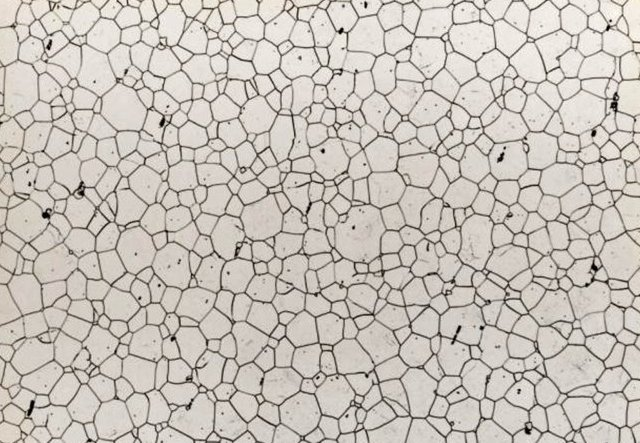
#> input picture images/grains/grains1.jpg, 640 x 443 px; its folder holds only this picture in this run
$ python 034a-grain_size_analysis_using_wateshed_segmentation_multiple_files.py
#> lines starting #> are read from the running program, lines starting #| are printed output that depends on the picture; after the words box and inside, x2 and y2 are one past the last pixel; in counts of white or black regions, pixels touching at a corner belong together
# https://www.youtube.com/watch?v=e69JGAtA5gA


"""
https://opencv-python-tutroals.readthedocs.io/en/latest/py_tutorials/py_imgproc/py_watershed/py_watershed.html

This code performs grain size distribution analysis and dumps results into a csv file.
It uses watershed segmentation for better segmentation.
Compare results to regular segmentation.
For multi file, so we add a bunch of for loops to cycle through images.
"""

import cv2
import numpy as np
from matplotlib import pyplot as plt
from scipy import ndimage
from skimage import measure, color, io


import glob
#The glob module finds all the pathnames
#matching a specified pattern according to the rules used by the Unix shell
#The glob.glob returns the list of files with their full path

pixels_to_um = 0.5 # 1 pixel = 500 nm (got this from the metadata of original image)
propList = ['Area',
                'equivalent_diameter', #Added... verify if it works
                'orientation', #Added, verify if it works. Angle btwn x-axis and major axis.
                'MajorAxisLength',
                'MinorAxisLength',
                'Perimeter',
                'MinIntensity',
                'MeanIntensity',
                'MaxIntensity']
output_file = open('D:/DS_python/Python-for-microscopists/images/grains/grain_measurements.csv', 'w')
output_file.write('FileName' + "," + 'Grain #'+ "," + "," + ",".join(propList) + '\n')
#join strings in array by commas. First column file name and 2nd column cell number
#then join all names in prop list with a comma before their name. The go to next line.
#This will be the first row in the cs file.
#Other rows will be filled by data generated later.

#select the path
path = "D:/DS_python/Python-for-microscopists/images/grains/*.jpg"
for file in glob.glob(path):
    print(file)     #just stop here to see all file names printed
    img1= cv2.imread(file)  #now, we can read each file since we have the full path
#> img1 is the input picture: shape (443, 640, 3); mean B, G, R 186.5, 194, 200.4

    img = cv2.cvtColor(img1,cv2.COLOR_BGR2GRAY)

#Threshold image to binary using OTSU. ALl thresholded pixels will be set to 255
    ret1, thresh = cv2.threshold(img, 0, 255, cv2.THRESH_BINARY+cv2.THRESH_OTSU)
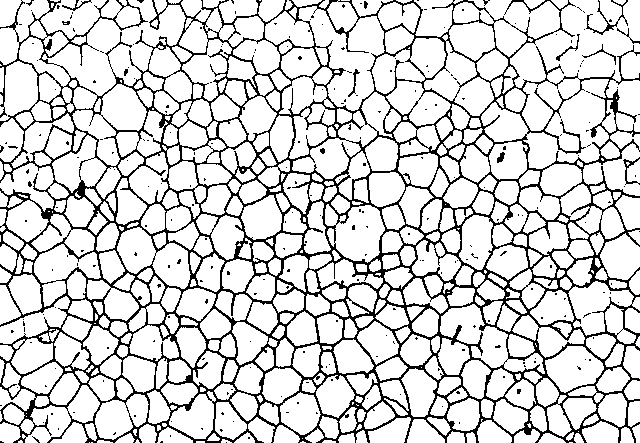
#> thresh: shape (443, 640); 83% white; black in thin lines or dots
#> ret1 = 165

# Morphological operations to remove small noise - opening
#To remove holes we can use closing
    kernel = np.ones((3,3),np.uint8)
    opening = cv2.morphologyEx(thresh,cv2.MORPH_OPEN,kernel, iterations = 1)
#> opening: shape (443, 640); 82% white; black in thin lines or dots


#Now we know that the regions at the center of cells is for sure cells
#The region far away is background.
#We need to extract sure regions. For that we can use erode.
#But we have cells touching, so erode alone will not work.
#To separate touching objects, the best approach would be distance transform and then thresholding.

# let us start by identifying sure background area
# dilating pixes a few times increases cell boundary to background.
# This way whatever is remaining for sure will be background.
#The area in between sure background and foreground is our ambiguous area.
#Watershed should find this area for us.
    sure_bg = cv2.dilate(opening,kernel,iterations=2)
#> sure_bg: shape (443, 640); 99.8% white; black in thin lines or dots


# Finding sure foreground area using distance transform and thresholding
#intensities of the points inside the foreground regions are changed to
#distance their respective distances from the closest 0 value (boundary).
#https://www.tutorialspoint.com/opencv/opencv_distance_transformation.htm
    dist_transform = cv2.distanceTransform(opening,cv2.DIST_L2,3)


#Let us threshold the dist transform by starting at 1/2 its max value.
#print(dist_transform.max()) gives about 21.9
    ret2, sure_fg = cv2.threshold(dist_transform,0.2*dist_transform.max(),255,0)
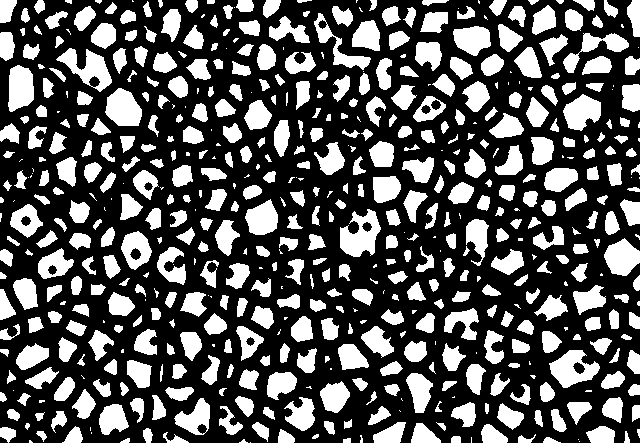
#> sure_fg: shape (443, 640) float32; 33.7% white; 578 white regions (125 under 20 px), largest, box (x1, y1, x2, y2) and area: (340, 209, 381, 257) 1178, (549, 350, 600, 388) 1076, (56, 48, 112, 92) 1066
#> ret2 = 3.99

#0.2* max value seems to separate the cells well.
#High value like 0.5 will not recognize some grain boundaries.

# Unknown ambiguous region is nothing but bkground - foreground
    sure_fg = np.uint8(sure_fg)
    unknown = cv2.subtract(sure_bg,sure_fg)
#> unknown: shape (443, 640); 66.1% white; 670 black regions (212 under 20 px)

#Now we create a marker and label the regions inside.
# For sure regions, both foreground and background will be labeled with positive numbers.
# Unknown regions will be labeled 0.
#For markers let us use ConnectedComponents.
    ret3, markers = cv2.connectedComponents(sure_fg)
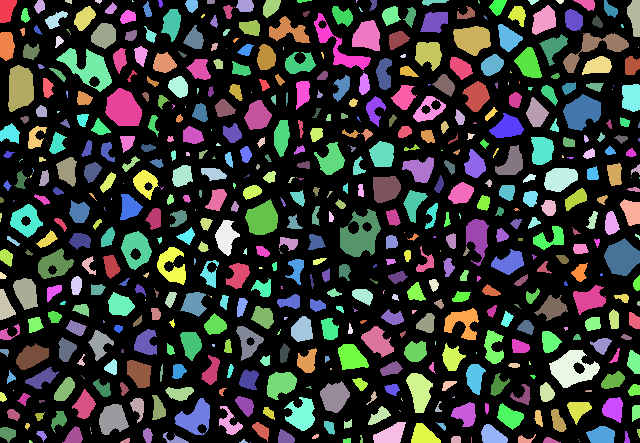
#> markers: shape (443, 640) int32; 579 distinct labels, from 0 to 578; one colour per label, 0 black
#> ret3 = 579

#One problem rightnow is that the entire background pixels is given value 0.
#This means watershed considers this region as unknown.
#So let us add 1 to all labels so that sure background is not 0, but 1
    markers = markers+10
#> markers: shape (443, 640) int32; 579 distinct labels, from 10 to 588

# Now, mark the region of unknown with zero
    markers[unknown==255] = 0
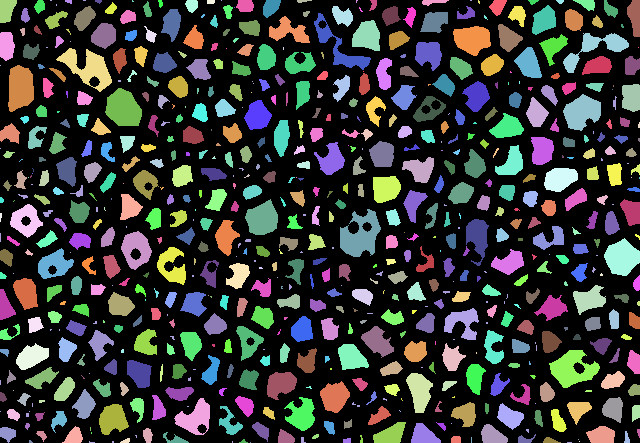
#> markers: shape (443, 640) int32; 580 distinct labels, from 0 to 588; one colour per label, 0 black
#plt.imshow(markers)   #Look at the 3 distinct regions.

#Now we are ready for watershed filling.
    markers = cv2.watershed(img1,markers)
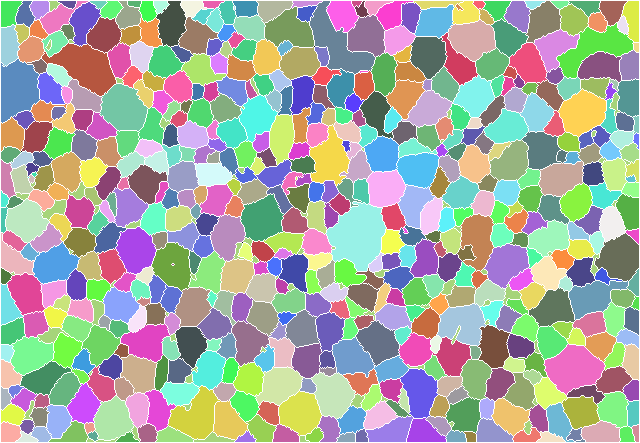
#> markers: shape (443, 640) int32; 579 distinct labels, from -1 to 587; one colour per label, 0 black, -1 white
#The boundary region will be marked -1
#https://docs.opencv.org/3.3.1/d7/d1b/group__imgproc__misc.html#ga3267243e4d3f95165d55a618c65ac6e1

#Let us color boundaries in yellow.
    img1[markers == -1] = [0,255,255]
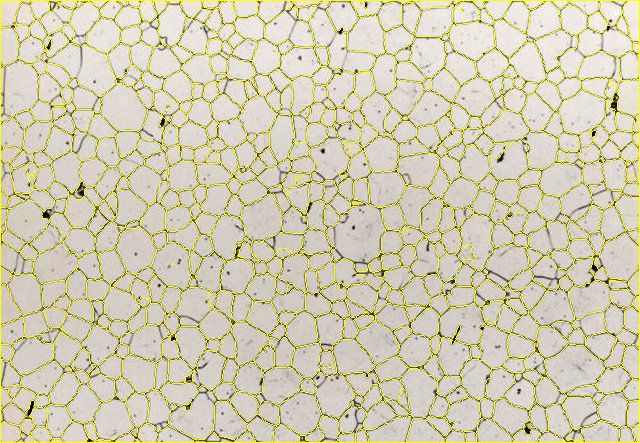
#> img1: shape (443, 640, 3); 8.43% of pixels changed, all inside (x1, y1, x2, y2) = (0, 0, 640, 443)

    img2 = color.label2rgb(markers, bg_label=0)
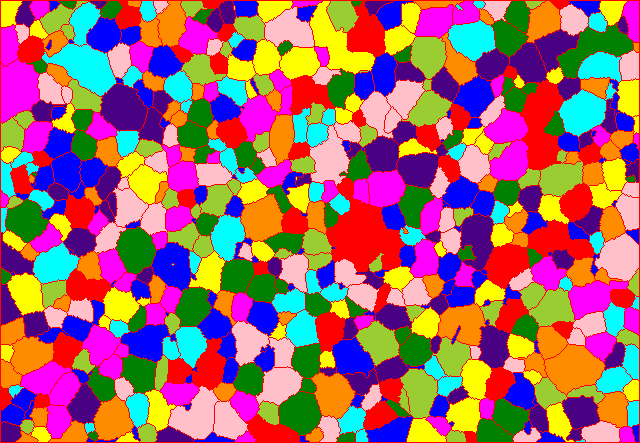
#> img2: shape (443, 640, 3) float64; mean R, G, B 0.632, 0.41, 0.423

    cv2.imshow('Overlay on original image', img1)
    cv2.imshow('Colored Grains', img2)
    cv2.waitKey(0)

#Now, time to extract properties of detected cells
# regionprops function in skimage measure module calculates useful parameters for each object.
    regions = measure.regionprops(markers, intensity_image=img)
#> regions = 577 regions; largest, box (x1, y1, x2, y2) and area: (11, 1, 630, 442) 3105, (326, 202, 386, 271) 2664, (42, 43, 116, 96) 2033, (544, 344, 605, 395) 1902, (310, 1, 375, 74) 1896

#Can print various parameters for all objects
    for prop in regions:
        print('Label: {} Area: {}'.format(prop.label, prop.area))
#> this loop made 577 passes
#| Label: 10 Area: 3105.0
#| Label: 11 Area: 406.0
#| Label: 12 Area: 262.0
#| Label: 13 Area: 87.0
#| Label: 14 Area: 77.0
#| Label: 15 Area: 68.0
#| Label: 16 Area: 260.0
#| Label: 17 Area: 125.0
#> (further printed lines are left out)

#Best way is to output all properties to a csv file
#Let us pick which ones we want to export.

    grain_number = 1
    for region_props in regions:
        output_file.write(file+",")
        output_file.write(str(grain_number) + ',')
    #output cluster properties to the excel file
#        output_file.write(str(region_props['Label']))
        for i,prop in enumerate(propList):
            if(prop == 'Area'):
                to_print = region_props[prop]*pixels_to_um**2   #Convert pixel square to um square
            elif(prop == 'orientation'):
                to_print = region_props[prop]*57.2958  #Convert to degrees from radians
            elif(prop.find('Intensity') < 0):          # Any prop without Intensity in its name
                to_print = region_props[prop]*pixels_to_um
            else:
                to_print = region_props[prop]     #Reamining props, basically the ones with Intensity in its name
            output_file.write(',' + str(to_print))
        output_file.write('\n')
        grain_number += 1
#> after the loop, grain_number = 578

output_file.close()   #Closes the file, otherwise it would be read only.

$ run again, on images/grains/grains2.jpg
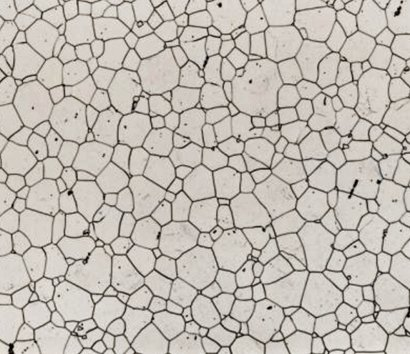
#> input picture images/grains/grains2.jpg, 410 x 354 px
#> img1 is the input picture: shape (354, 410, 3); mean B, G, R 179.7, 187.2, 193.5
#> `ret1, thresh = cv2.threshold(img, 0, 255, cv2.THRESH_BINARY+cv2.THRESH..`:
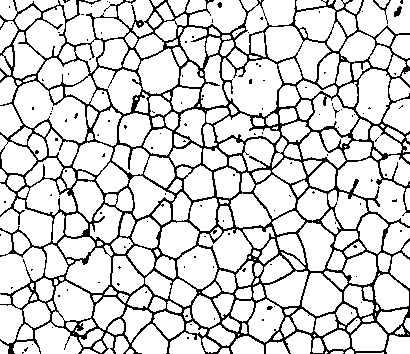
#> thresh: shape (354, 410); 83% white; black in thin lines or dots
#> ret1 = 157
#> opening: shape (354, 410); 82% white; black in thin lines or dots
#> sure_bg: shape (354, 410); 99.8% white; black in thin lines or dots
#> ret2 = 3.77
#> unknown: shape (354, 410); 62.5% white; 346 black regions (105 under 20 px)
#> ret3 = 297
#> img1: shape (354, 410, 3); 8.58% of pixels changed, all inside (x1, y1, x2, y2) = (0, 0, 410, 354)
#> `img2 = color.label2rgb(markers, bg_label=0)`:
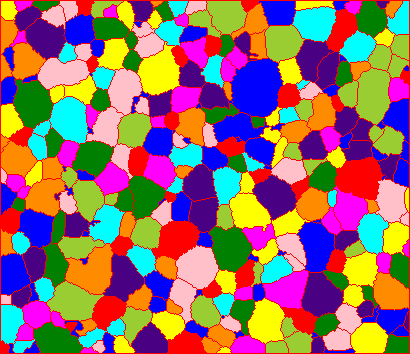
#> img2: shape (354, 410, 3) float64; mean R, G, B 0.583, 0.43, 0.415
#> regions = 293 regions; largest, box (x1, y1, x2, y2) and area: (230, 58, 283, 117) 2302, (9, 21, 409, 353) 1592, (65, 244, 113, 294) 1512, (355, 68, 391, 125) 1485, (137, 42, 180, 95) 1438
#> the loop `for prop in regions:` made 293 passes
#| Label: 10 Area: 1592.0
#| Label: 11 Area: 264.0
#| Label: 12 Area: 121.0
#| Label: 13 Area: 177.0
#| Label: 15 Area: 347.0
#> (further printed lines are left out)
#> after the loop `for region_props in regions:`: grain_number = 294

$ run again, on images/grains/grains3.jpg
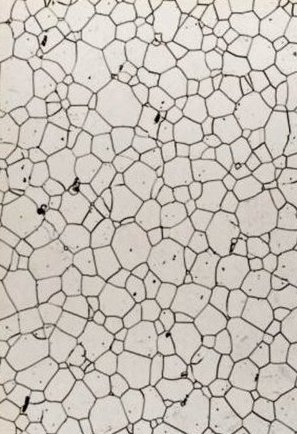
#> input picture images/grains/grains3.jpg, 297 x 434 px
#> img1 is the input picture: shape (434, 297, 3); mean B, G, R 185.6, 193.5, 200.2
#> `ret1, thresh = cv2.threshold(img, 0, 255, cv2.THRESH_BINARY+cv2.THRESH..`:
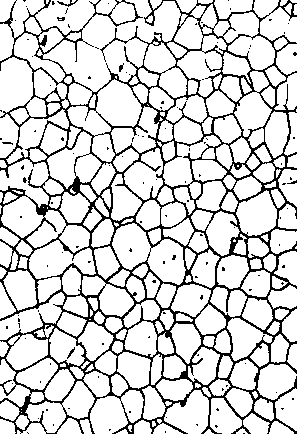
#> thresh: shape (434, 297); 83% white; black in thin lines or dots
#> ret1 = 165
#> opening: shape (434, 297); 81.9% white; black in thin lines or dots
#> sure_bg: shape (434, 297); 99.8% white; black in thin lines or dots
#> ret2 = 4.16
#> unknown: shape (434, 297); 68.7% white; 323 black regions (112 under 20 px)
#> ret3 = 277
#> img1: shape (434, 297, 3); 8.8% of pixels changed, all inside (x1, y1, x2, y2) = (0, 0, 297, 434)
#> `img2 = color.label2rgb(markers, bg_label=0)`:
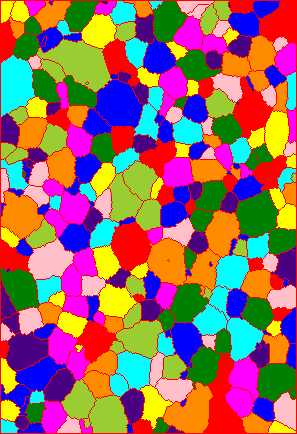
#> img2: shape (434, 297, 3) float64; mean R, G, B 0.599, 0.421, 0.395
#> regions = 275 regions; largest, box (x1, y1, x2, y2) and area: (37, 39, 112, 92) 2021, (95, 80, 143, 128) 1615, (1, 1, 296, 433) 1564, (1, 55, 35, 117) 1531, (163, 382, 213, 433) 1491
#> the loop `for prop in regions:` made 275 passes
#| Label: 10 Area: 1564.0
#| Label: 11 Area: 209.0
#| Label: 12 Area: 190.0
#| Label: 13 Area: 697.0
#| Label: 14 Area: 13.0
#> (further printed lines are left out)
#> after the loop `for region_props in regions:`: grain_number = 276
